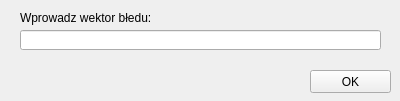
<?xml version="1.0" encoding="UTF-8"?>
<ui version="4.0">
 <class>oknoDzielnik</class>
 <widget class="QWidget" name="oknoDzielnik">
  <property name="geometry">
   <rect>
    <x>0</x>
    <y>0</y>
    <width>400</width>
    <height>101</height>
   </rect>
  </property>
  <property name="windowTitle">
   <string>Własny dzielnik</string>
  </property>
  <widget class="QPushButton" name="okButton">
   <property name="geometry">
    <rect>
     <x>310</x>
     <y>70</y>
     <width>81</width>
     <height>23</height>
    </rect>
   </property>
   <property name="text">
    <string>OK</string>
   </property>
  </widget>
  <widget class="QLineEdit" name="dzielnikInput">
   <property name="geometry">
    <rect>
     <x>20</x>
     <y>30</y>
     <width>361</width>
     <height>20</height>
    </rect>
   </property>
  </widget>
  <widget class="QLabel" name="label">
   <property name="geometry">
    <rect>
     <x>20</x>
     <y>10</y>
     <width>221</width>
     <height>16</height>
    </rect>
   </property>
   <property name="text">
    <string>Wprowadz wektor błedu:</string>
   </property>
  </widget>
 </widget>
 <resources/>
 <connections/>
</ui>
